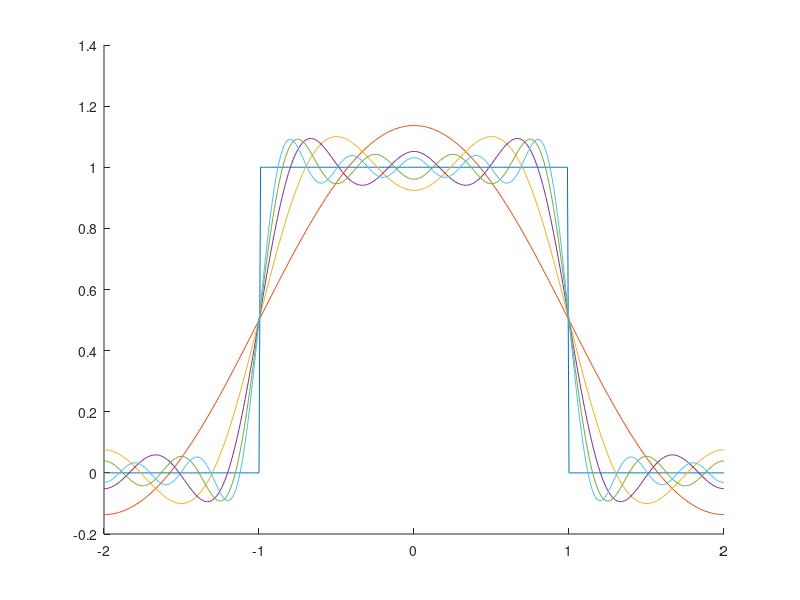
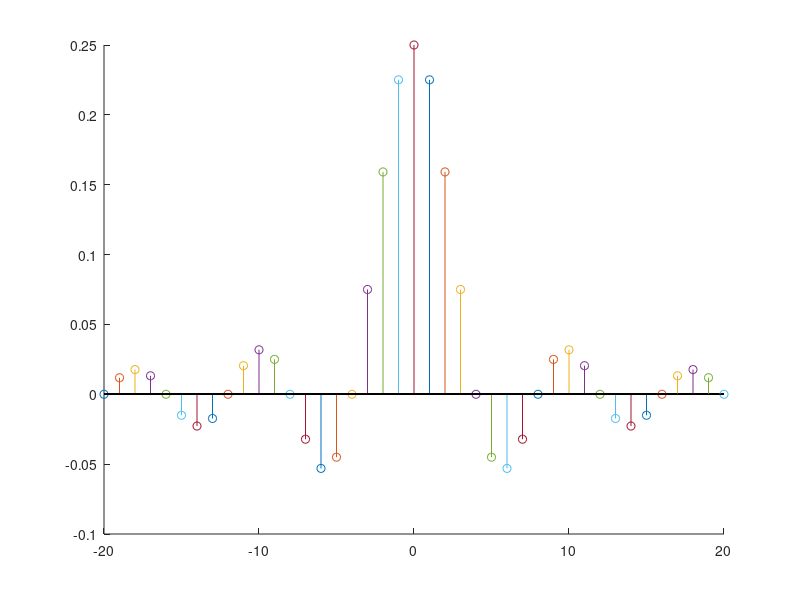

MATLAB code for these plots, in order:
function problem_2_1(To, A, to)
% computer problem 2.1 fourier series
% the fourier series coefficients of the pulse wave defined by
%
% x(t) = A for |t| <= to
%        0 otherwise
%
% are
%
% xn = 1/2 * sinc(n/2)
%
% plot the original signal (the square wave)

if (nargin < 1)
    To = 4;
    A = 1;
    to = 1;
end

hold on;
figure 1;
x = -To/2:.01:To/2;
y = A * (abs(x) < to);
plot(x, y);

for N = 1:2:9
    xreconstructed = coefficient(0) / 2;
    for n = 1:N
    	xreconstructed = xreconstructed + coefficient(n) * cos(2 * pi * n * x / To);
    end
    plot(x, xreconstructed)
end

figure 2
hold on;
for n = -20:20
    stem(n, to * sinc(n * to / To) / To);
end
end

    

function xn = coefficient(n)
    xn = sinc(n / 2);
end